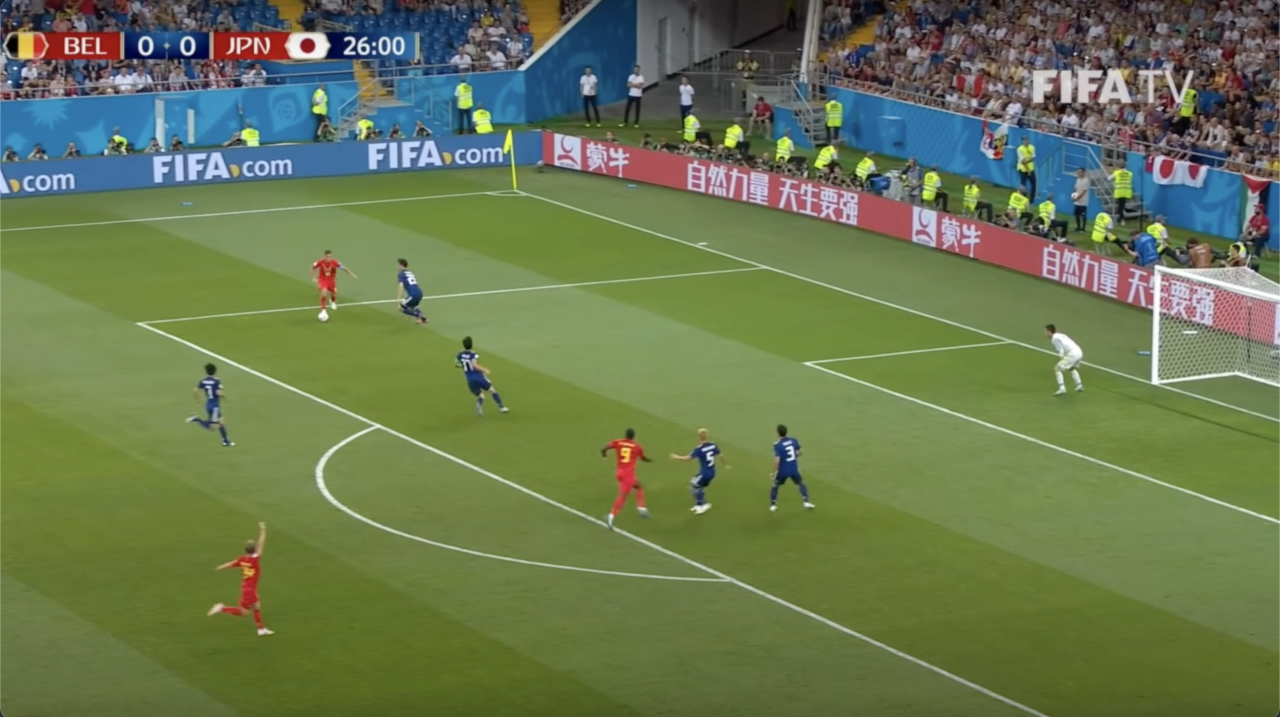
#> input picture input_img1.png, 2560 x 1434 px (shown at 1/2 size)
$ jupyter execute --allow-errors Field_detector.ipynb
#> lines starting #> are read from the running program, lines starting #| are printed output that depends on the picture; after the words box and inside, x2 and y2 are one past the last pixel; in counts of white or black regions, pixels touching at a corner belong together
<center>
    <h1>Football field Analysis</h1>
    <b>VIC Project, Main Code</b><br>
    <i>Coded By Chloé DAEMS, Amir MAHMOUDI & Anne-Claire LAISNEY</i>
</center>

<b> Sources :</b> <br>
<i>https://link.springer.com/chapter/10.1007/978-3-540-30125-7_101</i> pp 818-824. 2004 - Use hue detection to detect grass (ie field) -- The results seems not usable for us <br>
<i> https://static1.squarespace.com/static/5b048119f2e6b103db959419/t/5e99aeb4d85a234bb8752f78/1587130062444/Learning+to+track+and+identify+players+from+broadcast+sports+videos.pdf </i> Canny Edge detector to detect the field lines <br>
<i>https://www.cse.ust.hk/~quan/comp5421/notes/canny1986.pdf</i> Paper on the Canny detector

<b>Python libraries imports</b>

[cell 1]
import numpy as np
import matplotlib.pyplot as plt
import cv2
import matplotlib.patches as patches
from skimage.morphology import *
np.seterr(invalid='ignore')

**Import the image**

[cell 2]
from skimage.transform import resize
img_input = cv2.imread("input_img1.png",cv2.IMREAD_GRAYSCALE)
img = resize(img_input, output_shape=(350, 625))
print(img.shape)
#| (350, 625)
plt.imshow(img)

## Step 1 : Canny Edge detector

**We are first going to try a step by step pipeline for image preparation and the canny edge detector, inspired by the work done in assignment 1 part 2.**

**A. Smooth the image**

[cell 3]
from scipy.ndimage import gaussian_filter
smoothed = gaussian_filter(img, sigma=1)
fig, axes = plt.subplots(figsize=(20, 12), ncols=2)
axes[0].imshow(img)
axes[1].imshow(smoothed)

**B. Gradients**

[cell 4]
from skimage.filters import sobel
def gradient(img):
    g_x = sobel(img, axis=1)
    g_y = sobel(img, axis=0)
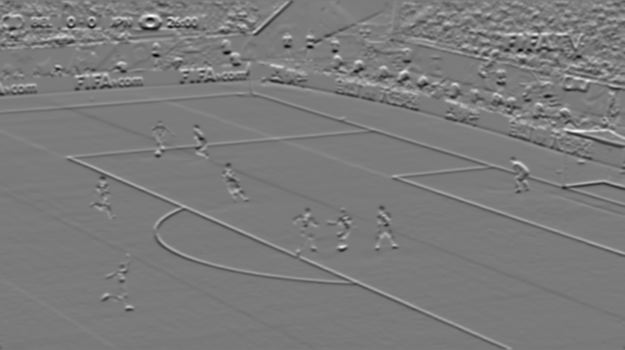
#> g_y: shape (350, 625) float64; min -0.406, max 0.434, mean 0.000615; drawn with min black and max white
    g_mag = np.sqrt(g_x**2 + g_y**2)
    g_dir = np.arctan(g_y / g_x)
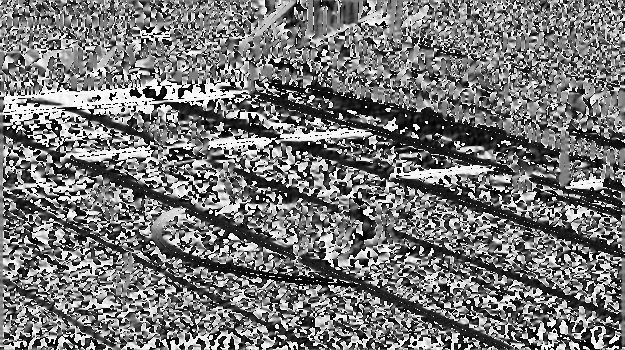
#> g_dir: shape (350, 625) float64; min -1.57, max 1.57, mean -0.117; drawn with min black and max white
    return g_mag, g_dir
fig, axes = plt.subplots(figsize=(20, 12), ncols=2)
g_magnitude, g_dir = gradient(smoothed)
axes[0].imshow(g_magnitude)
axes[1].imshow(g_dir)

**C. Non-maximum suppression**

[cell 5]
def non_maximum_suppression(g_magnitude, g_dir):
    #quantise the gradient directions into 4 values np.array([0, np.pi/4, np.pi/2, 3*np.pi/4])
    h, w = g_magnitude.shape
    values = np.array([0, np.pi, np.pi/4, np.pi/2, 3*np.pi/4])
    g_max = np.zeros_like(g_magnitude)
    for i in range(h-1):
        for j in range(w-1):
            diff = abs(values - g_dir[i,j])
            angle = values[np.argmin(diff)]
            q = 0
            r = 0
            #case angle = 0
            if angle == 0 or angle == 1 :
                q = g_magnitude[i, j+1]
                r = g_magnitude[i, j-1]
            #case angle = pi/4
            elif angle == 2:
                q = g_magnitude[i+1, j-1]
                r = g_magnitude[i-1, j+1]
            #case angle = pi/2
            elif angle == 3:
                q = g_magnitude[i+1, j]
                r = g_magnitude[i-1, j]
            #case angle = 3pi/4
            else:
                q = g_magnitude[i-1, j-1]
                r = g_magnitude[i+1, j+1]

            if g_magnitude[i,j] >= q and g_magnitude[i,j]>=r :
                g_max[i,j] = g_magnitude[i,j]
            else:
                g_max[i,j] = 0
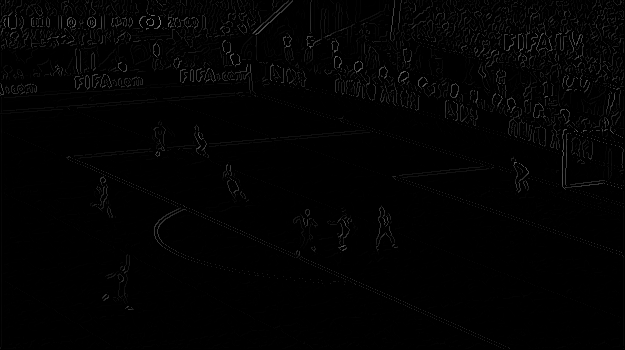
#> g_max: shape (350, 625) float64; min 0, max 0.512, mean 0.0101

    return g_max

fig, axes = plt.subplots(figsize=(20, 12), ncols=2)

g_max = non_maximum_suppression(g_magnitude, g_dir)

axes[0].imshow(g_max, cmap='gray')
axes[1].imshow(g_magnitude - g_max, cmap='gray')
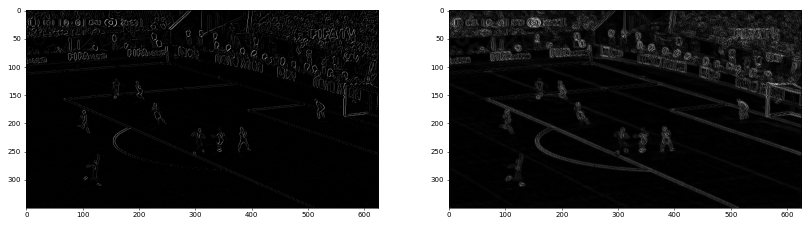
#> figure drawn by matplotlib, 2 panels

**D. Double Thresholding**

[cell 6]
def double_thresholding(g_max, thresh_lo, thresh_hi):
#> called with thresh_lo = 0.05, thresh_hi = 0.08
    h, w = g_max.shape
    thresh_img = np.zeros_like(g_max)
    highThreshold = g_max.max() * thresh_hi;
#> highThreshold = 0.041
    lowThreshold = highThreshold * thresh_lo;
#> lowThreshold = 0.00205

    for i in range(h):
        for j in range(w):
            if g_max[i,j] > highThreshold :
                 thresh_img[i,j] = 1
            elif g_max[i,j] > lowThreshold:
                thresh_img[i,j] = 0.25
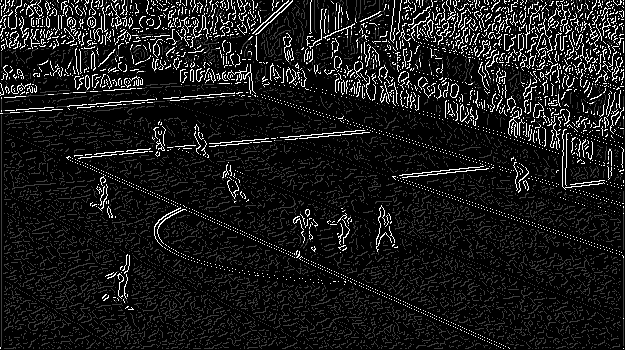
#> thresh_img: shape (350, 625) float64; min 0, max 1, mean 0.101

    return thresh_img

thresh_img = double_thresholding(g_max, thresh_lo=0.05, thresh_hi=0.08)

fig, ax = plt.subplots(figsize=(12, 12))
ax.imshow(thresh_img)

**E. Edge connectivity**

[cell 7]
def connectivity(thresh_img):
    h, w = thresh_img.shape
    edge_img = thresh_img

    for i in range(h):
        for j in range(w):
            if edge_img[i,j] == 0.25:
                if edge_img[i+1,j] == 1 or edge_img[i+1,j+1] == 1 or edge_img[i,j+1] == 1 or edge_img[i-1,j] == 1 or edge_img[i-1,j-1] == 1 or edge_img[i,j-1] == 1 or edge_img[i+1,j-1] == 1 or edge_img[i-1,j+1] == 1:
                    edge_img[i,j] = 1
                else:
                    edge_img[i,j] = 0
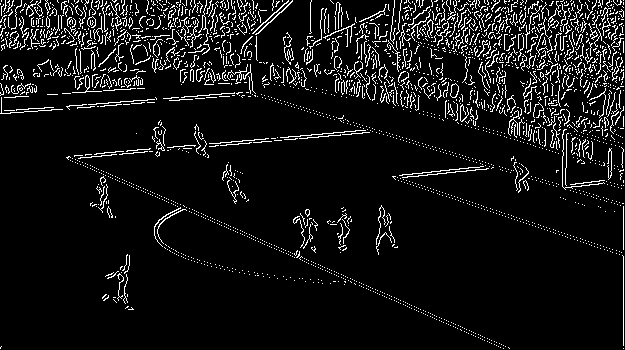
#> edge_img: shape (350, 625) float64; values 0 (black) and 1 (white), 7.8% white in thin lines or dots
#> further down, image is the input picture: shape (1434, 2560, 3); mean B, G, R 80.7, 119.5, 105.1

    return edge_img

edge_img = connectivity(thresh_img)

fig, ax = plt.subplots(figsize=(12, 12))
ax.imshow(edge_img, cmap='gray')

<div class="alert alert-block alert-success">
<b>Next step:</b> Here, you can see that the players are noising the detections of the fields'line, in the Lu's Paper they decided to detect the bounding boxes of the players to delete them from the edge detection. This is what we are going to try to do next.
</div>

### Find the players on the field
Main ref paper : http://cs.brown.edu/people/pfelzens/papers/latent.pdf (seen in course)

https://www.cs.toronto.edu/~fidler/slides/2015/CSC420/lecture19.pdf (course on DPM detector -- based on Hog detector)

we used this dataset for training :
https://drive.google.com/file/d/1ctJojwDaWtHEAeDmB-AwEcO3apqT-O-9/view?usp=sharing (SoccerPlayerDetection_bmvc17_v1 dataset)

**To remove the viewers from the image and keep only the field**

**If you want to see how we create the player detector model go the Player_detector.ipynb**

We apply our model to the image

[cell 8]
#Player detection
hog = cv2.HOGDescriptor()
#> (the rest of this cell did not finish here and is left out)

**6.2. We apply the fast Non Max Suppression**

[cell 9]
#FIXME : Put it in the utils.py
#Non-maximum suppression
# [53 lines left out: function fastNonMaxSuppression, not called in this run]

[cell 10]
# [15 lines left out: function fastNonMaxSuppression_applied, not called in this run]

#> (a cell that did not finish here is left out)

[cell 12]
# [7 lines left out: function create_bbox, not called in this run]

#> (a cell that did not finish here is left out)

**6.3. We apply a color selection on the bounding boxes**

[cell 14]
# Get the Main color in the bounding box and the precision
# image = an image ; colors_on_the_fild = list with all the colors to analyse (ex : ["White","Blue","Red"])
# [49 lines left out: function PrimeColor, not called in this run]

[cell 15]
# [21 lines left out: function plot_rectangle, not called in this run]

[cell 16]
def process_image(image):
    image_resize=cv2.resize(image,(512,256))
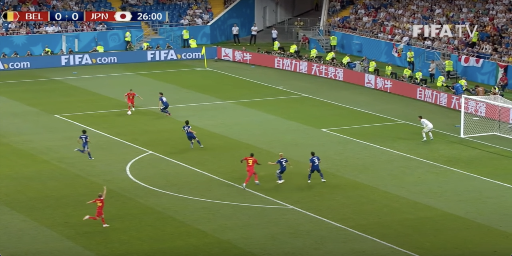
#> image_resize: shape (256, 512, 3); mean B, G, R 80.6, 119.4, 105
    # Converting the image to hsv
    hsv = cv2.cvtColor(image_resize, cv2.COLOR_BGR2HSV)
#> hsv: shape (256, 512, 3); mean H, S, V 55.5, 114.9, 127.6

    # define range of red color in HSV
    lower_green , upper_green = np.array([25, 52, 72]), np.array([50, 255, 255])

    # Threshold the HSV image using inRange function to get only red colors
    mask = cv2.inRange(hsv, lower_green, upper_green)
#> mask: shape (256, 512); 68.8% white; 157 black regions (143 under 20 px), largest, box (x1, y1, x2, y2) and area: (0, 0, 512, 139) 38293, (239, 154, 266, 197) 323, (85, 192, 108, 226) 288
    #using dilation gives more importance to the bright pixels (Dilation enlarges bright regions and shrinks dark regions)
    img_bg = dilation(np.invert(mask), disk(6))
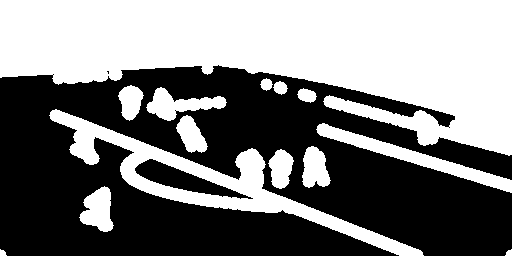
#> img_bg: shape (256, 512); 49.2% white; 14 white regions, largest, box (x1, y1, x2, y2) and area: (0, 0, 512, 156) 47667, (49, 109, 424, 256) 8643, (316, 123, 512, 193) 2470
    img_test = dilation(np.invert(img_bg), disk(13))
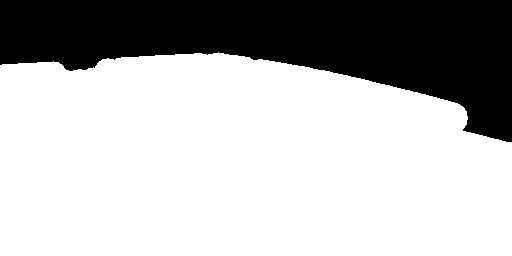
#> img_test: shape (256, 512); 70.8% white; 1 black region, box (x1, y1, x2, y2) and area: (0, 0, 512, 142) 38253
    img_input=cv2.resize(image_resize,(image.shape[1],image.shape[0]))
#> img_input: shape (1434, 2560, 3)
    res = cv2.bitwise_and(img_input,img_input, mask= cv2.resize(img_test,(image.shape[1],image.shape[0])))
    cv2.imwrite('./input_img_processed.png',np.array(res[:,:,::-1]))
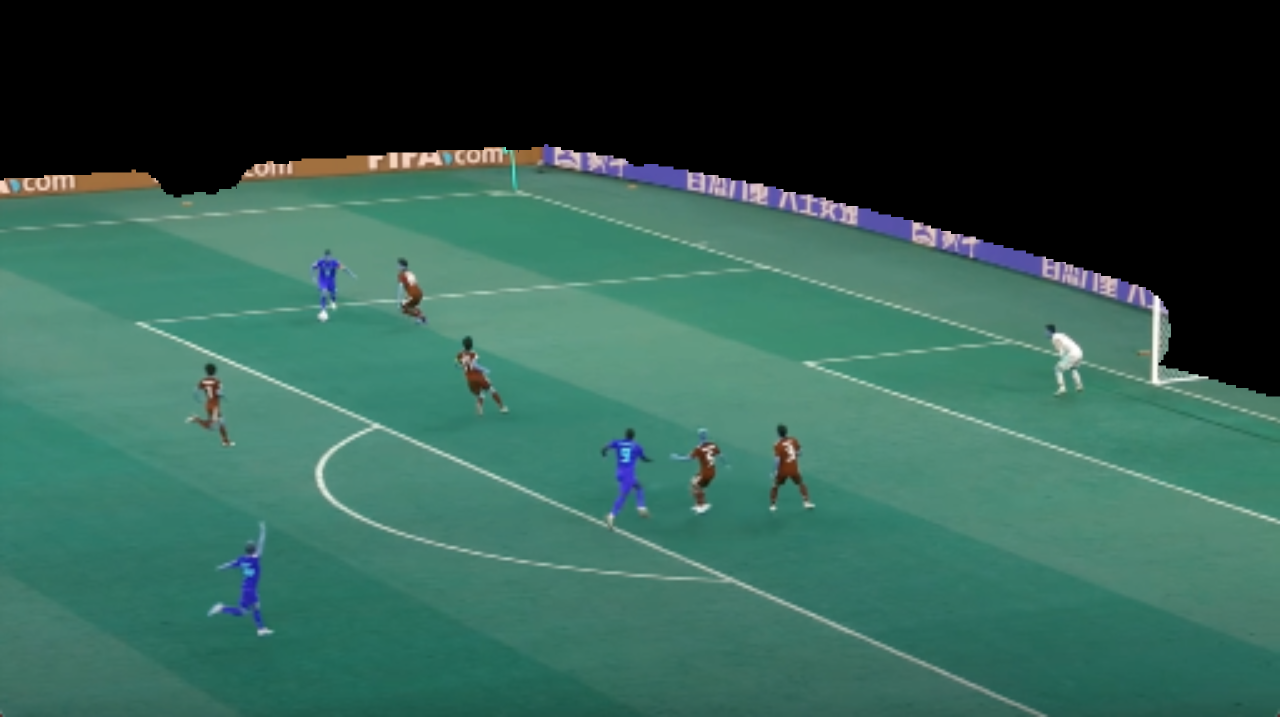
#> saved as input_img_processed.png: shape (1434, 2560, 3) (shown at 1/2 size); mean B, G, R 79.2, 90.8, 49.7
    return img_test

$ run again, with 1601.jpg saved as input_img1.png
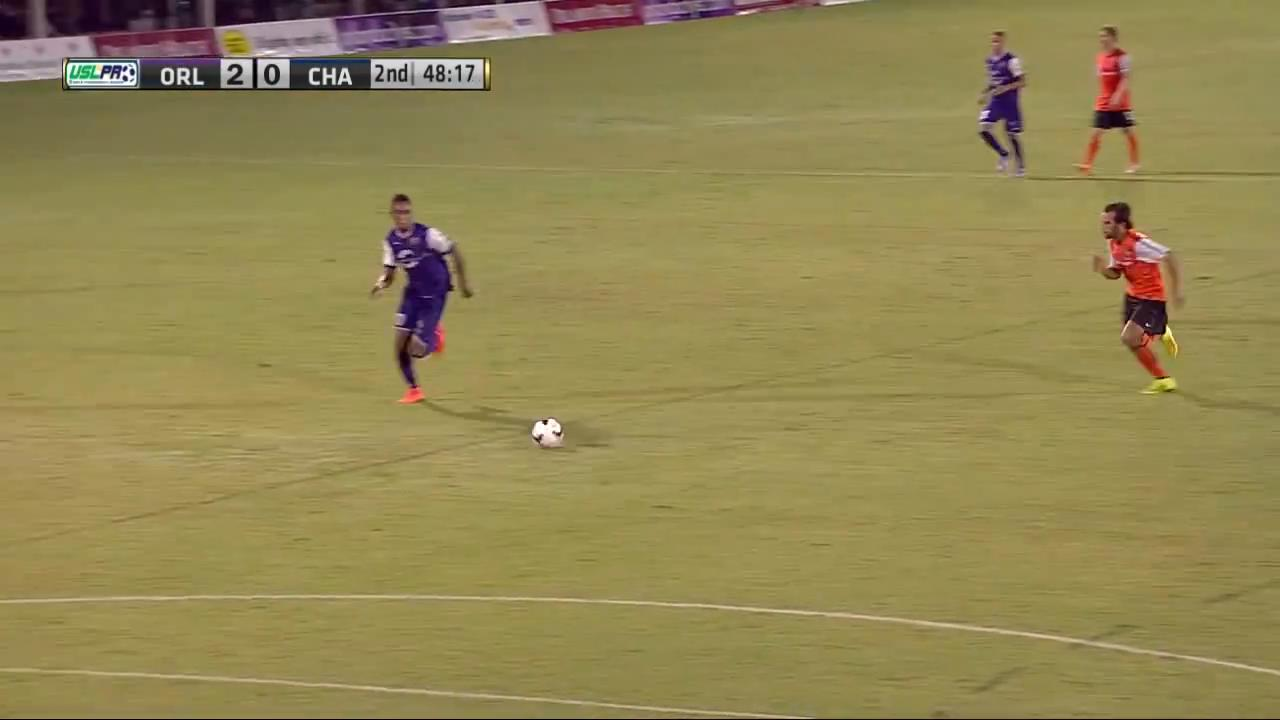
#> input picture 1601.jpg, 1280 x 720 px
#| (350, 625)
#> highThreshold = 0.0343
#> lowThreshold = 0.00171
#> after the loop in connectivity, `for i in range(h):`:
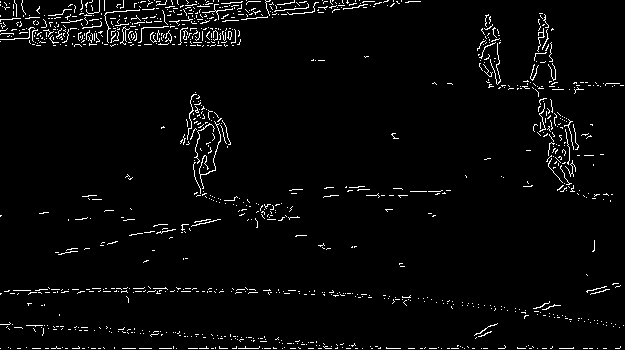
#> edge_img: shape (350, 625) float64; values 0 (black) and 1 (white), 3.1% white in thin lines or dots
#> image is the input picture: shape (720, 1280, 3); mean B, G, R 83, 134.7, 147.1
#> hsv: shape (256, 512, 3); mean H, S, V 32.1, 114, 147.5
#> mask: shape (256, 512); 68.2% white; 281 black regions (221 under 20 px), largest, box (x1, y1, x2, y2) and area: (0, 125, 334, 256) 15401, (0, 0, 343, 39) 7539, (147, 68, 301, 145) 3238
#> img_bg: shape (256, 512); 70.8% white; 41 black regions (25 under 20 px), largest, box (x1, y1, x2, y2) and area: (0, 0, 512, 176) 25765, (119, 148, 390, 212) 6633, (210, 112, 409, 149) 2736
#> img_test: shape (256, 512); 77.1% white; 19 black regions (8 under 20 px), largest, box (x1, y1, x2, y2) and area: (0, 81, 236, 256) 17351, (0, 0, 293, 29) 5634, (303, 16, 479, 129) 3438
#> in process_image, `cv2.imwrite('./input_img_processed.png',np.array(res[:,:,::-1]))`:
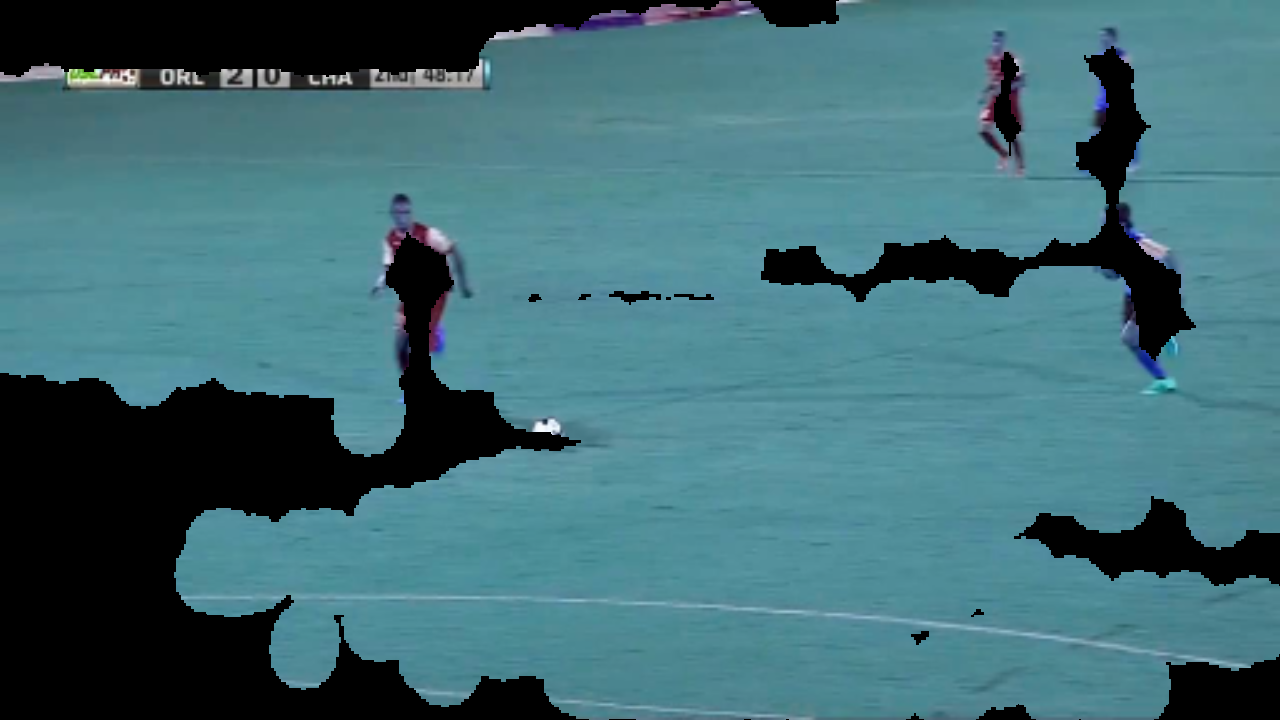
#> saved as input_img_processed.png: shape (720, 1280, 3); mean B, G, R 116, 107.8, 64.5
